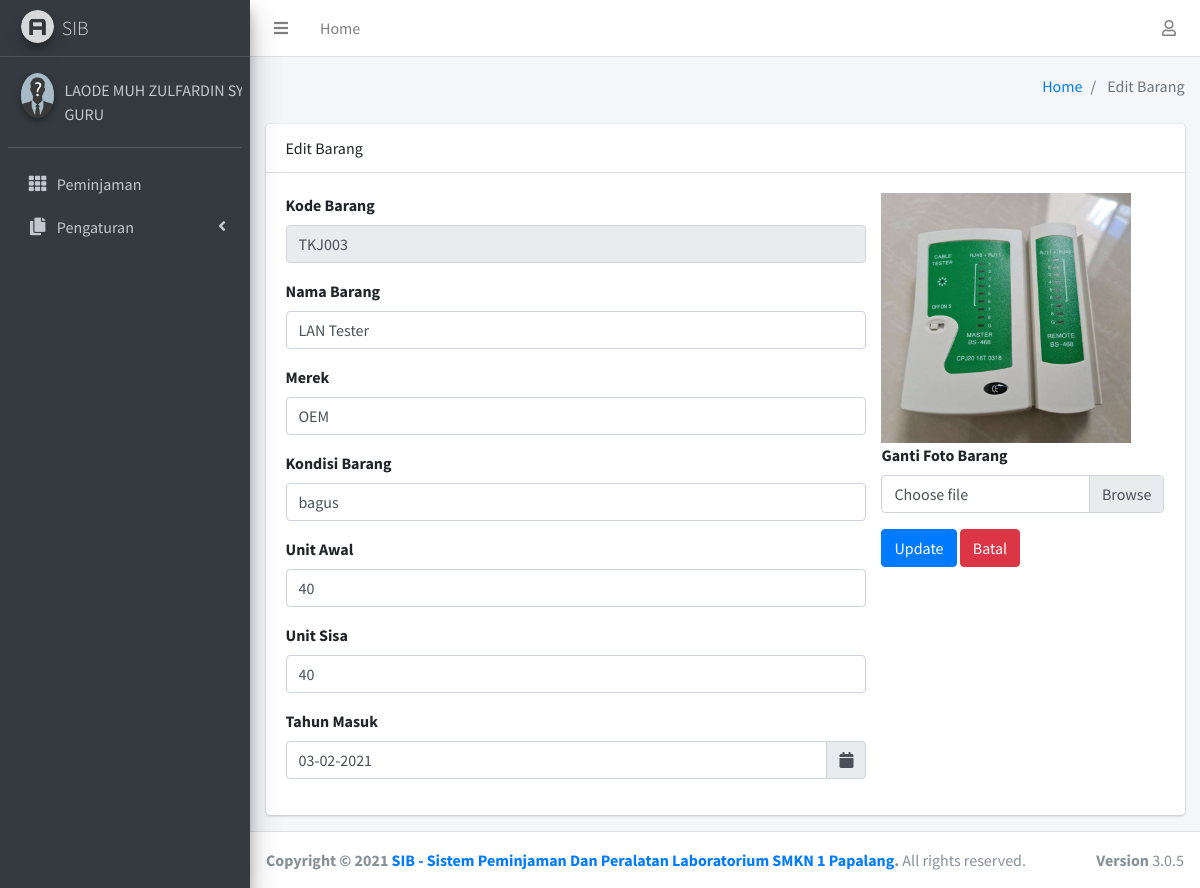
The page /dashboard/editbarang.php?id=12 (signed in) on the database its author committed.
### tables this page shows
CREATE TABLE `barang` (
  `id_barang` int(11) NOT NULL,
  `kodebarang` varchar(100) NOT NULL,
  `namabarang` varchar(100) NOT NULL,
  `kondisibarang` varchar(300) NOT NULL,
  `merek` varchar(100) NOT NULL,
  `stok` varchar(100) NOT NULL,
  `stoksisa` varchar(200) NOT NULL,
  `tahun` varchar(100) NOT NULL,
  `gambar` varchar(200) NOT NULL,
  `jurusan` varchar(100) NOT NULL
);

### dashboard/editbarang.php (the view, shortened to what this page needs)
<?php
include "global_header.php"; ?>
<div class="content">
    <div class="container-fluid">
        <div class="row">
            <div class="col-lg-12">
                <div class="card">
                    <div class="card-header">Edit Barang</div>
                    <div class="card-body">
                    <?php
                    $query = $koneksi->query("SELECT * FROM barang WHERE id_barang = '$_GET[id]'");
                    if(is_array($query) || is_object($query)){
                    foreach ($query as $data) {
                    ?>
                        <form action="prosesedit.php?id=<?= $_GET['id'];?>" method="post" enctype="multipart/form-data">
                            <div class="row">
                                <div class="col-md-8">
                                <div class="form-group">
                                        <label>Kode Barang</label>
                                        <input class="form-control" name="kodebarang" id="kodebarang" type="text"
                                            value="<?= $data['kodebarang']; ?>" readonly>
                                    </div>
                                    <div class="form-group">
                                        <label>Nama Barang</label>
                                        <input class="form-control" name="namabarang" id="nama" type="text"
                                            value="<?= $data['namabarang']; ?>" placeholder="Masukkan Nama Barang">
                                    </div>
                                    <div class="form-group">
                                        <label>Merek</label>
                                        <input class="form-control" name="merek" id="harga" type="text"
                                            value="<?= $data['merek']; ?>" placeholder="Masukkan merek barang">
                                    </div>
                                    <div class="form-group">
                                        <label>Kondisi Barang</label>
                                        <input class="form-control" name="kondisibarang" id="harga" type="text"
                                            value="<?= $data['kondisibarang']; ?>" placeholder="Masukkan kondisi barang">
                                    </div>
                                    <div class="form-group">
                                        <label>Unit Awal</label>
                                        <input class="form-control" name="stok" id="stok" type="number"
                                            value="<?= $data['stok']; ?>" placeholder="Masukkan jumlah stok">
                                    </div>
                                    <div class="form-group">
                                        <label>Unit Sisa</label>
                                        <input class="form-control" name="stoksisa" id="stok" type="number"
                                            value="<?= $data['stoksisa']; ?>" placeholder="Masukkan jumlah stok">
                                    </div>
                                    <div class="form-group">
                                        <label>Tahun Masuk</label>
                                        <div class="input-group date" id="reservationdate" data-target-input="nearest">
                                            <input name="tahun" type="text" class="form-control datetimepicker-input"
                                                value="<?= $data['tahun']; ?>" data-target="#reservationdate">
                                            <div class="input-group-append" data-target="#reservationdate"
                                                data-toggle="datetimepicker">
                                                <div class="input-group-text"><i class="fa fa-calendar"></i></div>
                                            </div>
                                        </div>
                                    </div>
                                </div>
                                <div class="col-md-4">
                                        <img src="./img/barang/<?= $data['gambar']; ?>" style="
    width: 250px;
" alt="">
                                        <div class="form-group">
                                        <label for="foto">Ganti Foto Barang</label>
                                        <div class="custom-file">
                                            <label class="custom-file-label" for="customFile">Choose file</label>
                                        </div>
                                    </div>
                                    <div class="form-group form-actions">
                                        <input class="btn btn-primary"  type="submit" value="Update">
                                        <input class="btn btn-danger" id="reset" type="reset" value="Batal"
                                            onclick="self.history.back()">
                                    </div>
                                </div>
                            </div>
                        </form>
                        <?php }} ?>
                    </div>
                </div>
            </div>
        </div>
    </div>
</div>
</div>
<?php include "global_footer.php"; ?>

### rows shown on the page
barang: kodebarang "TKJ003", namabarang "LAN Tester", merek "OEM", kondisibarang "bagus", stok "40", stoksisa "40", tahun "03-02-2021", gambar (picture)

### other values the page prints
$_SESSION['nama_lengkap'] "LAODE MUH ZULFARDIN…"
$_SESSION['level'] "GURU"
$halaman "Edit Barang"
